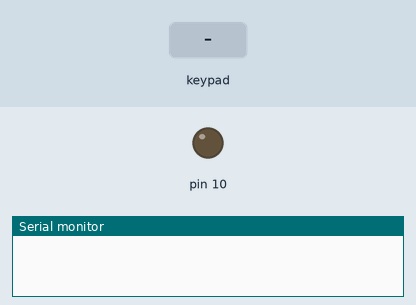
Simulated run of this sketch. Board: Arduino Uno, built with avr-gcc and run on an emulated ATmega328P. Parts: output pins drawn as LEDs (lit = HIGH), the last lines printed to the serial monitor. The test bench sets the inputs (shaded band).

Above: at 1.2 s.
1.3 s: key '2' pressed
At 2.2 s:
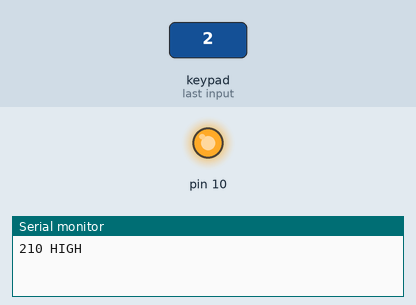
2.8 s: keypad keys 9 8 7 6 pressed 0.4 s apart
5.9 s: key 'A' pressed
7.4 s: keypad keys 9 8 7 6 # pressed 0.4 s apart
10.9 s: key 'B' pressed
12.4 s: keypad keys 9 8 7 6 * pressed 0.4 s apart
Timing chart, 0 to 15.4 s (numbered marks = the images above; inputs shaded):
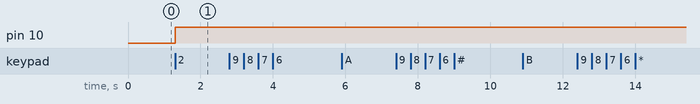

The sketch:

KeyPad_Test.ino
```cpp
#include <Keypad.h>
const byte numRows = 4;
const byte numCols = 4;
char keymap[numRows][numCols] =
{
  {'1', '2', '3', 'A'},
  {'4', '5', '6', 'B'},
  {'7', '8', '9', 'C'},
  {'*', '0', '#', 'D'}
};
byte rowPins[numRows] = {9, 8, 7, 6};
byte colPins[numCols] = {5, 4, 3, 2};
Keypad myKeypad = Keypad(makeKeymap(keymap), rowPins, colPins,
                         numRows, numCols);
void setup()
{
  pinMode(10, OUTPUT);
  Serial.begin(9600);
}
void loop() {
  char keypressed = myKeypad.getKey();
  if (keypressed != NO_KEY)
  {
    Serial.print(keypressed);
    if (keypressed == '2') {
      digitalWrite(10, HIGH);
      Serial.println("10 HIGH");
    }
    if (keypressed == '0') {
      digitalWrite(10, LOW);
      Serial.println("10 LOW");
    }
  }
}
```

Measured:
- after the input at 1.3 s, pin 10: LOW → HIGH at once
